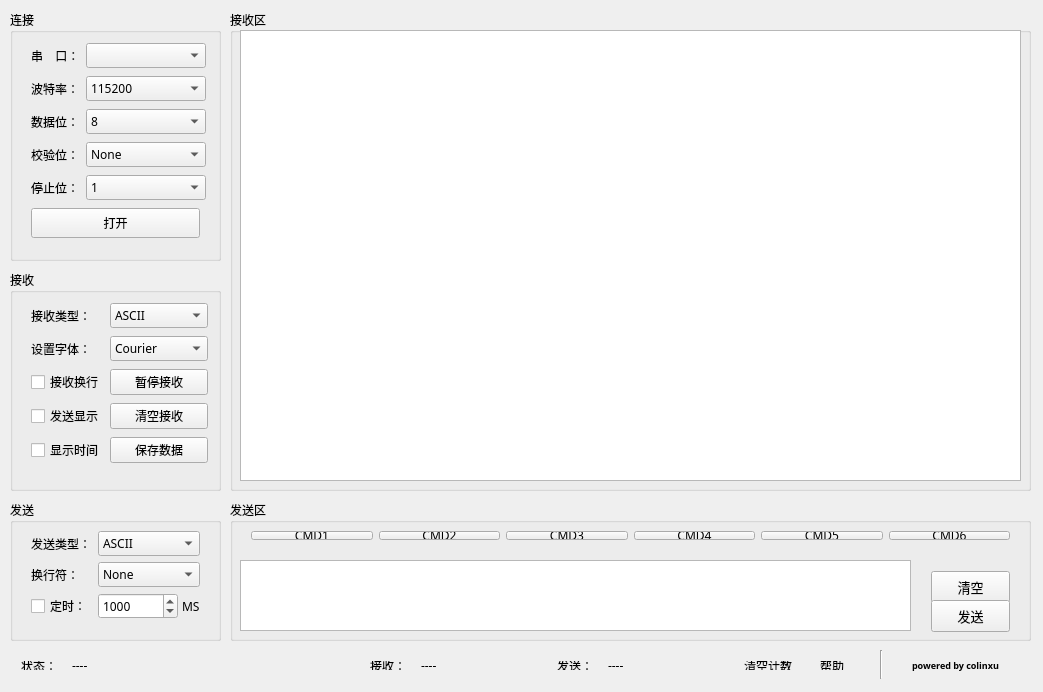
<?xml version="1.0" encoding="UTF-8"?>
<ui version="4.0">
 <class>UpperMain</class>
 <widget class="QMainWindow" name="UpperMain">
  <property name="geometry">
   <rect>
    <x>0</x>
    <y>0</y>
    <width>1043</width>
    <height>692</height>
   </rect>
  </property>
  <property name="windowTitle">
   <string>上位机</string>
  </property>
  <widget class="QWidget" name="centralwidget">
   <widget class="QGroupBox" name="groupBox">
    <property name="geometry">
     <rect>
      <x>10</x>
      <y>10</y>
      <width>211</width>
      <height>251</height>
     </rect>
    </property>
    <property name="font">
     <font>
      <family>等线</family>
      <weight>50</weight>
      <bold>false</bold>
     </font>
    </property>
    <property name="toolTip">
     <string notr="true"/>
    </property>
    <property name="statusTip">
     <string notr="true"/>
    </property>
    <property name="whatsThis">
     <string notr="true"/>
    </property>
    <property name="accessibleName">
     <string notr="true"/>
    </property>
    <property name="accessibleDescription">
     <string notr="true"/>
    </property>
    <property name="title">
     <string>连接</string>
    </property>
    <widget class="QWidget" name="layoutWidget">
     <property name="geometry">
      <rect>
       <x>10</x>
       <y>20</y>
       <width>191</width>
       <height>221</height>
      </rect>
     </property>
     <layout class="QGridLayout" name="gridLayout">
      <item row="3" column="0">
       <widget class="QLabel" name="label_6">
        <property name="font">
         <font>
          <pointsize>9</pointsize>
         </font>
        </property>
        <property name="text">
         <string>校验位：</string>
        </property>
       </widget>
      </item>
      <item row="4" column="0">
       <widget class="QLabel" name="label_4">
        <property name="font">
         <font>
          <pointsize>9</pointsize>
         </font>
        </property>
        <property name="text">
         <string>停止位：</string>
        </property>
       </widget>
      </item>
      <item row="3" column="1">
       <widget class="QComboBox" name="parityBitOpt">
        <property name="minimumSize">
         <size>
          <width>120</width>
          <height>25</height>
         </size>
        </property>
        <item>
         <property name="text">
          <string>None</string>
         </property>
        </item>
        <item>
         <property name="text">
          <string notr="true">Odd</string>
         </property>
        </item>
        <item>
         <property name="text">
          <string>Even</string>
         </property>
        </item>
        <item>
         <property name="text">
          <string>Mark</string>
         </property>
        </item>
       </widget>
      </item>
      <item row="4" column="1">
       <widget class="QComboBox" name="stopBitOpt">
        <property name="minimumSize">
         <size>
          <width>120</width>
          <height>25</height>
         </size>
        </property>
        <item>
         <property name="text">
          <string>1</string>
         </property>
        </item>
        <item>
         <property name="text">
          <string>1.5</string>
         </property>
        </item>
        <item>
         <property name="text">
          <string>2</string>
         </property>
        </item>
       </widget>
      </item>
      <item row="2" column="0">
       <widget class="QLabel" name="label_3">
        <property name="font">
         <font>
          <pointsize>9</pointsize>
         </font>
        </property>
        <property name="text">
         <string>数据位：</string>
        </property>
       </widget>
      </item>
      <item row="2" column="1">
       <widget class="QComboBox" name="dataBitOpt">
        <property name="minimumSize">
         <size>
          <width>120</width>
          <height>25</height>
         </size>
        </property>
        <property name="toolTip">
         <string notr="true"/>
        </property>
        <property name="statusTip">
         <string notr="true"/>
        </property>
        <property name="whatsThis">
         <string notr="true"/>
        </property>
        <property name="accessibleName">
         <string notr="true"/>
        </property>
        <property name="accessibleDescription">
         <string notr="true"/>
        </property>
        <property name="editable">
         <bool>false</bool>
        </property>
        <property name="sizeAdjustPolicy">
         <enum>QComboBox::AdjustToMinimumContentsLength</enum>
        </property>
        <item>
         <property name="text">
          <string>8</string>
         </property>
        </item>
        <item>
         <property name="text">
          <string>7</string>
         </property>
        </item>
        <item>
         <property name="text">
          <string>6</string>
         </property>
        </item>
        <item>
         <property name="text">
          <string>5</string>
         </property>
        </item>
       </widget>
      </item>
      <item row="0" column="1">
       <widget class="QComboBox" name="comNumOpt">
        <property name="minimumSize">
         <size>
          <width>120</width>
          <height>25</height>
         </size>
        </property>
       </widget>
      </item>
      <item row="1" column="0">
       <widget class="QLabel" name="label_2">
        <property name="font">
         <font>
          <pointsize>9</pointsize>
         </font>
        </property>
        <property name="text">
         <string>波特率：</string>
        </property>
       </widget>
      </item>
      <item row="0" column="0">
       <widget class="QLabel" name="label">
        <property name="font">
         <font>
          <pointsize>9</pointsize>
         </font>
        </property>
        <property name="text">
         <string>串    口：</string>
        </property>
       </widget>
      </item>
      <item row="1" column="1">
       <widget class="QComboBox" name="baudRateOpt">
        <property name="minimumSize">
         <size>
          <width>120</width>
          <height>25</height>
         </size>
        </property>
        <item>
         <property name="text">
          <string>115200</string>
         </property>
        </item>
        <item>
         <property name="text">
          <string>56000</string>
         </property>
        </item>
        <item>
         <property name="text">
          <string>38400</string>
         </property>
        </item>
        <item>
         <property name="text">
          <string>19200</string>
         </property>
        </item>
        <item>
         <property name="text">
          <string>14400</string>
         </property>
        </item>
        <item>
         <property name="text">
          <string>9600</string>
         </property>
        </item>
        <item>
         <property name="text">
          <string>4800</string>
         </property>
        </item>
       </widget>
      </item>
      <item row="5" column="0" colspan="2">
       <widget class="QPushButton" name="openBtn">
        <property name="minimumSize">
         <size>
          <width>0</width>
          <height>30</height>
         </size>
        </property>
        <property name="text">
         <string>打开</string>
        </property>
       </widget>
      </item>
     </layout>
    </widget>
   </widget>
   <widget class="QGroupBox" name="rxConfAera">
    <property name="enabled">
     <bool>true</bool>
    </property>
    <property name="geometry">
     <rect>
      <x>10</x>
      <y>270</y>
      <width>211</width>
      <height>221</height>
     </rect>
    </property>
    <property name="font">
     <font>
      <family>等线</family>
     </font>
    </property>
    <property name="title">
     <string>接收</string>
    </property>
    <widget class="QWidget" name="layoutWidget">
     <property name="geometry">
      <rect>
       <x>10</x>
       <y>20</y>
       <width>192</width>
       <height>191</height>
      </rect>
     </property>
     <layout class="QGridLayout" name="gridLayout_2">
      <item row="0" column="1">
       <widget class="QComboBox" name="rxTypeOpt">
        <property name="minimumSize">
         <size>
          <width>98</width>
          <height>25</height>
         </size>
        </property>
        <property name="maximumSize">
         <size>
          <width>95</width>
          <height>16777215</height>
         </size>
        </property>
        <item>
         <property name="text">
          <string>ASCII</string>
         </property>
        </item>
        <item>
         <property name="text">
          <string>HEX</string>
         </property>
        </item>
       </widget>
      </item>
      <item row="0" column="0">
       <widget class="QLabel" name="label_5">
        <property name="maximumSize">
         <size>
          <width>85</width>
          <height>16777215</height>
         </size>
        </property>
        <property name="text">
         <string>接收类型：</string>
        </property>
       </widget>
      </item>
      <item row="4" column="0">
       <widget class="QCheckBox" name="rxShowTimeCkb">
        <property name="maximumSize">
         <size>
          <width>85</width>
          <height>16777215</height>
         </size>
        </property>
        <property name="text">
         <string>显示时间</string>
        </property>
       </widget>
      </item>
      <item row="3" column="0">
       <widget class="QCheckBox" name="rxEchoTxCkb">
        <property name="maximumSize">
         <size>
          <width>85</width>
          <height>16777215</height>
         </size>
        </property>
        <property name="text">
         <string>发送显示</string>
        </property>
       </widget>
      </item>
      <item row="2" column="0">
       <widget class="QCheckBox" name="rxAutoNewlineCkb">
        <property name="maximumSize">
         <size>
          <width>85</width>
          <height>16777215</height>
         </size>
        </property>
        <property name="text">
         <string>接收换行</string>
        </property>
       </widget>
      </item>
      <item row="1" column="1">
       <widget class="QFontComboBox" name="fontComboBox">
        <property name="enabled">
         <bool>true</bool>
        </property>
        <property name="minimumSize">
         <size>
          <width>98</width>
          <height>25</height>
         </size>
        </property>
        <property name="maximumSize">
         <size>
          <width>95</width>
          <height>16777215</height>
         </size>
        </property>
        <property name="editable">
         <bool>false</bool>
        </property>
        <property name="sizeAdjustPolicy">
         <enum>QComboBox::AdjustToContents</enum>
        </property>
        <property name="writingSystem">
         <enum>QFontDatabase::Any</enum>
        </property>
        <property name="fontFilters">
         <set>QFontComboBox::MonospacedFonts</set>
        </property>
       </widget>
      </item>
      <item row="4" column="1">
       <widget class="QPushButton" name="rxSaveBtn">
        <property name="minimumSize">
         <size>
          <width>98</width>
          <height>0</height>
         </size>
        </property>
        <property name="maximumSize">
         <size>
          <width>95</width>
          <height>16777215</height>
         </size>
        </property>
        <property name="text">
         <string>保存数据</string>
        </property>
       </widget>
      </item>
      <item row="3" column="1">
       <widget class="QPushButton" name="rxClearBtn">
        <property name="minimumSize">
         <size>
          <width>98</width>
          <height>0</height>
         </size>
        </property>
        <property name="maximumSize">
         <size>
          <width>95</width>
          <height>16777215</height>
         </size>
        </property>
        <property name="text">
         <string>清空接收</string>
        </property>
       </widget>
      </item>
      <item row="2" column="1">
       <widget class="QPushButton" name="rxPauseBtn">
        <property name="minimumSize">
         <size>
          <width>98</width>
          <height>0</height>
         </size>
        </property>
        <property name="maximumSize">
         <size>
          <width>95</width>
          <height>16777215</height>
         </size>
        </property>
        <property name="text">
         <string>暂停接收</string>
        </property>
       </widget>
      </item>
      <item row="1" column="0">
       <widget class="QLabel" name="label_11">
        <property name="maximumSize">
         <size>
          <width>85</width>
          <height>16777215</height>
         </size>
        </property>
        <property name="text">
         <string>设置字体：</string>
        </property>
       </widget>
      </item>
     </layout>
    </widget>
   </widget>
   <widget class="QGroupBox" name="txConfAera">
    <property name="geometry">
     <rect>
      <x>10</x>
      <y>500</y>
      <width>211</width>
      <height>141</height>
     </rect>
    </property>
    <property name="font">
     <font>
      <family>等线</family>
     </font>
    </property>
    <property name="title">
     <string>发送</string>
    </property>
    <widget class="QWidget" name="layoutWidget_2">
     <property name="geometry">
      <rect>
       <x>10</x>
       <y>20</y>
       <width>191</width>
       <height>111</height>
      </rect>
     </property>
     <property name="minimumSize">
      <size>
       <width>98</width>
       <height>0</height>
      </size>
     </property>
     <layout class="QGridLayout" name="gridLayout_3">
      <item row="0" column="1">
       <widget class="QComboBox" name="txTypeOpt">
        <property name="minimumSize">
         <size>
          <width>93</width>
          <height>25</height>
         </size>
        </property>
        <item>
         <property name="text">
          <string>ASCII</string>
         </property>
        </item>
        <item>
         <property name="text">
          <string>HEX</string>
         </property>
        </item>
       </widget>
      </item>
      <item row="0" column="0">
       <widget class="QLabel" name="label_7">
        <property name="minimumSize">
         <size>
          <width>0</width>
          <height>0</height>
         </size>
        </property>
        <property name="maximumSize">
         <size>
          <width>70</width>
          <height>16777215</height>
         </size>
        </property>
        <property name="text">
         <string>发送类型：</string>
        </property>
       </widget>
      </item>
      <item row="1" column="1">
       <widget class="QComboBox" name="txNewlineTypeOpt">
        <property name="minimumSize">
         <size>
          <width>93</width>
          <height>25</height>
         </size>
        </property>
        <item>
         <property name="text">
          <string>None</string>
         </property>
        </item>
        <item>
         <property name="text">
          <string>\r\n(CRLF)</string>
         </property>
        </item>
        <item>
         <property name="text">
          <string>\r(CR)</string>
         </property>
        </item>
        <item>
         <property name="text">
          <string>\n(LF)</string>
         </property>
        </item>
       </widget>
      </item>
      <item row="2" column="1">
       <layout class="QHBoxLayout" name="horizontalLayout">
        <item>
         <widget class="QSpinBox" name="txTimerCountSpb">
          <property name="minimumSize">
           <size>
            <width>80</width>
            <height>0</height>
           </size>
          </property>
          <property name="prefix">
           <string/>
          </property>
          <property name="minimum">
           <number>0</number>
          </property>
          <property name="maximum">
           <number>999999</number>
          </property>
          <property name="singleStep">
           <number>10</number>
          </property>
          <property name="value">
           <number>1000</number>
          </property>
          <property name="displayIntegerBase">
           <number>10</number>
          </property>
         </widget>
        </item>
        <item>
         <widget class="QLabel" name="label_8">
          <property name="text">
           <string>MS</string>
          </property>
         </widget>
        </item>
       </layout>
      </item>
      <item row="1" column="0">
       <widget class="QLabel" name="label_9">
        <property name="maximumSize">
         <size>
          <width>70</width>
          <height>16777215</height>
         </size>
        </property>
        <property name="text">
         <string>换行符：</string>
        </property>
       </widget>
      </item>
      <item row="2" column="0">
       <widget class="QCheckBox" name="txTimerCkb">
        <property name="maximumSize">
         <size>
          <width>70</width>
          <height>16777215</height>
         </size>
        </property>
        <property name="text">
         <string>定时：</string>
        </property>
       </widget>
      </item>
     </layout>
    </widget>
   </widget>
   <widget class="QGroupBox" name="rxDataAera">
    <property name="geometry">
     <rect>
      <x>230</x>
      <y>10</y>
      <width>801</width>
      <height>481</height>
     </rect>
    </property>
    <property name="font">
     <font>
      <family>等线</family>
     </font>
    </property>
    <property name="title">
     <string>接收区</string>
    </property>
    <widget class="QTextBrowser" name="rxText">
     <property name="geometry">
      <rect>
       <x>10</x>
       <y>20</y>
       <width>781</width>
       <height>451</height>
      </rect>
     </property>
     <property name="font">
      <font>
       <family>Consolas</family>
      </font>
     </property>
     <property name="html">
      <string>&lt;!DOCTYPE HTML PUBLIC &quot;-//W3C//DTD HTML 4.0//EN&quot; &quot;http://www.w3.org/TR/REC-html40/strict.dtd&quot;&gt;
&lt;html&gt;&lt;head&gt;&lt;meta name=&quot;qrichtext&quot; content=&quot;1&quot; /&gt;&lt;style type=&quot;text/css&quot;&gt;
p, li { white-space: pre-wrap; }
&lt;/style&gt;&lt;/head&gt;&lt;body style=&quot; font-family:'Consolas'; font-size:9pt; font-weight:400; font-style:normal;&quot;&gt;
&lt;p style=&quot;-qt-paragraph-type:empty; margin-top:0px; margin-bottom:0px; margin-left:0px; margin-right:0px; -qt-block-indent:0; text-indent:0px; font-family:'等线';&quot;&gt;&lt;br /&gt;&lt;/p&gt;&lt;/body&gt;&lt;/html&gt;</string>
     </property>
    </widget>
   </widget>
   <widget class="QGroupBox" name="txAera">
    <property name="geometry">
     <rect>
      <x>230</x>
      <y>500</y>
      <width>801</width>
      <height>141</height>
     </rect>
    </property>
    <property name="font">
     <font>
      <family>等线</family>
     </font>
    </property>
    <property name="title">
     <string>发送区</string>
    </property>
    <widget class="QPlainTextEdit" name="txText">
     <property name="geometry">
      <rect>
       <x>10</x>
       <y>60</y>
       <width>671</width>
       <height>71</height>
      </rect>
     </property>
    </widget>
    <widget class="QWidget" name="layoutWidget">
     <property name="geometry">
      <rect>
       <x>690</x>
       <y>60</y>
       <width>101</width>
       <height>73</height>
      </rect>
     </property>
     <layout class="QVBoxLayout" name="verticalLayout">
      <item>
       <widget class="QPushButton" name="txClearBtn">
        <property name="minimumSize">
         <size>
          <width>0</width>
          <height>32</height>
         </size>
        </property>
        <property name="font">
         <font>
          <pointsize>10</pointsize>
         </font>
        </property>
        <property name="text">
         <string>清空</string>
        </property>
       </widget>
      </item>
      <item>
       <widget class="QPushButton" name="txSendBtn">
        <property name="minimumSize">
         <size>
          <width>0</width>
          <height>32</height>
         </size>
        </property>
        <property name="font">
         <font>
          <pointsize>10</pointsize>
          <weight>50</weight>
          <bold>false</bold>
         </font>
        </property>
        <property name="text">
         <string>发送</string>
        </property>
        <property name="shortcut">
         <string>Return</string>
        </property>
       </widget>
      </item>
     </layout>
    </widget>
    <widget class="QWidget" name="layoutWidget">
     <property name="geometry">
      <rect>
       <x>10</x>
       <y>20</y>
       <width>781</width>
       <height>31</height>
      </rect>
     </property>
     <layout class="QGridLayout" name="gridLayout_4">
      <item row="0" column="3">
       <widget class="DoubleClickedButton" name="cmd4">
        <property name="text">
         <string>CMD4</string>
        </property>
        <property name="shortcut">
         <string>4</string>
        </property>
       </widget>
      </item>
      <item row="0" column="1">
       <widget class="DoubleClickedButton" name="cmd2">
        <property name="text">
         <string>CMD2</string>
        </property>
        <property name="shortcut">
         <string>2</string>
        </property>
       </widget>
      </item>
      <item row="0" column="0">
       <widget class="DoubleClickedButton" name="cmd1">
        <property name="text">
         <string>CMD1</string>
        </property>
        <property name="shortcut">
         <string>1</string>
        </property>
       </widget>
      </item>
      <item row="0" column="2">
       <widget class="DoubleClickedButton" name="cmd3">
        <property name="text">
         <string>CMD3</string>
        </property>
        <property name="shortcut">
         <string>3</string>
        </property>
       </widget>
      </item>
      <item row="0" column="4">
       <widget class="DoubleClickedButton" name="cmd5">
        <property name="text">
         <string>CMD5</string>
        </property>
        <property name="shortcut">
         <string>5</string>
        </property>
       </widget>
      </item>
      <item row="0" column="5">
       <widget class="DoubleClickedButton" name="cmd6">
        <property name="text">
         <string>CMD6</string>
        </property>
       </widget>
      </item>
     </layout>
    </widget>
   </widget>
   <widget class="MyLabel" name="aboutMe">
    <property name="geometry">
     <rect>
      <x>880</x>
      <y>650</y>
      <width>151</width>
      <height>31</height>
     </rect>
    </property>
    <property name="font">
     <font>
      <family>mononoki</family>
      <pointsize>7</pointsize>
      <weight>75</weight>
      <italic>false</italic>
      <bold>true</bold>
     </font>
    </property>
    <property name="text">
     <string>powered by colinxu</string>
    </property>
    <property name="textFormat">
     <enum>Qt::AutoText</enum>
    </property>
    <property name="alignment">
     <set>Qt::AlignCenter</set>
    </property>
   </widget>
   <widget class="Line" name="line">
    <property name="geometry">
     <rect>
      <x>880</x>
      <y>650</y>
      <width>2</width>
      <height>29</height>
     </rect>
    </property>
    <property name="orientation">
     <enum>Qt::Vertical</enum>
    </property>
   </widget>
   <widget class="QWidget" name="layoutWidget">
    <property name="geometry">
     <rect>
      <x>10</x>
      <y>650</y>
      <width>861</width>
      <height>31</height>
     </rect>
    </property>
    <layout class="QHBoxLayout" name="horizontalLayout_2">
     <item>
      <widget class="QLabel" name="label_10">
       <property name="minimumSize">
        <size>
         <width>45</width>
         <height>0</height>
        </size>
       </property>
       <property name="maximumSize">
        <size>
         <width>45</width>
         <height>16777215</height>
        </size>
       </property>
       <property name="font">
        <font>
         <family>等线</family>
        </font>
       </property>
       <property name="text">
        <string>状态：</string>
       </property>
       <property name="openExternalLinks">
        <bool>false</bool>
       </property>
      </widget>
     </item>
     <item>
      <widget class="QLabel" name="comState">
       <property name="minimumSize">
        <size>
         <width>220</width>
         <height>0</height>
        </size>
       </property>
       <property name="maximumSize">
        <size>
         <width>200</width>
         <height>16777215</height>
        </size>
       </property>
       <property name="font">
        <font>
         <family>等线</family>
        </font>
       </property>
       <property name="text">
        <string>----</string>
       </property>
      </widget>
     </item>
     <item>
      <spacer name="horizontalSpacer">
       <property name="orientation">
        <enum>Qt::Horizontal</enum>
       </property>
       <property name="sizeHint" stdset="0">
        <size>
         <width>40</width>
         <height>20</height>
        </size>
       </property>
      </spacer>
     </item>
     <item>
      <widget class="QLabel" name="label_12">
       <property name="minimumSize">
        <size>
         <width>45</width>
         <height>0</height>
        </size>
       </property>
       <property name="maximumSize">
        <size>
         <width>45</width>
         <height>16777215</height>
        </size>
       </property>
       <property name="font">
        <font>
         <family>等线</family>
        </font>
       </property>
       <property name="text">
        <string>接收：</string>
       </property>
      </widget>
     </item>
     <item>
      <widget class="QLabel" name="rxBitCountNum">
       <property name="minimumSize">
        <size>
         <width>130</width>
         <height>0</height>
        </size>
       </property>
       <property name="maximumSize">
        <size>
         <width>100</width>
         <height>16777215</height>
        </size>
       </property>
       <property name="font">
        <font>
         <family>等线</family>
        </font>
       </property>
       <property name="text">
        <string>----</string>
       </property>
      </widget>
     </item>
     <item>
      <widget class="QLabel" name="label_13">
       <property name="minimumSize">
        <size>
         <width>45</width>
         <height>0</height>
        </size>
       </property>
       <property name="maximumSize">
        <size>
         <width>45</width>
         <height>16777215</height>
        </size>
       </property>
       <property name="font">
        <font>
         <family>等线</family>
        </font>
       </property>
       <property name="text">
        <string>发送：</string>
       </property>
      </widget>
     </item>
     <item>
      <widget class="QLabel" name="txBitCountNum">
       <property name="minimumSize">
        <size>
         <width>130</width>
         <height>0</height>
        </size>
       </property>
       <property name="maximumSize">
        <size>
         <width>100</width>
         <height>16777215</height>
        </size>
       </property>
       <property name="font">
        <font>
         <family>等线</family>
        </font>
       </property>
       <property name="text">
        <string>----</string>
       </property>
      </widget>
     </item>
     <item>
      <widget class="MyLabel" name="rxTxCountClear">
       <property name="minimumSize">
        <size>
         <width>70</width>
         <height>0</height>
        </size>
       </property>
       <property name="maximumSize">
        <size>
         <width>80</width>
         <height>16777215</height>
        </size>
       </property>
       <property name="font">
        <font>
         <family>等线</family>
        </font>
       </property>
       <property name="text">
        <string>清空计数</string>
       </property>
       <property name="openExternalLinks">
        <bool>true</bool>
       </property>
      </widget>
     </item>
     <item>
      <widget class="MyLabel" name="help">
       <property name="minimumSize">
        <size>
         <width>40</width>
         <height>0</height>
        </size>
       </property>
       <property name="maximumSize">
        <size>
         <width>40</width>
         <height>16777215</height>
        </size>
       </property>
       <property name="font">
        <font>
         <family>等线</family>
        </font>
       </property>
       <property name="text">
        <string>帮助</string>
       </property>
      </widget>
     </item>
    </layout>
   </widget>
  </widget>
 </widget>
 <layoutdefault spacing="6" margin="11"/>
 <customwidgets>
  <customwidget>
   <class>DoubleClickedButton</class>
   <extends>QPushButton</extends>
   <header location="global">component/DoubleClickButton.h</header>
  </customwidget>
  <customwidget>
   <class>MyLabel</class>
   <extends>QLabel</extends>
   <header location="global">component/ClickLabel.h</header>
  </customwidget>
 </customwidgets>
 <resources/>
 <connections>
  <connection>
   <sender>txClearBtn</sender>
   <signal>clicked()</signal>
   <receiver>txText</receiver>
   <slot>clear()</slot>
   <hints>
    <hint type="sourcelabel">
     <x>771</x>
     <y>561</y>
    </hint>
    <hint type="destinationlabel">
     <x>723</x>
     <y>552</y>
    </hint>
   </hints>
  </connection>
  <connection>
   <sender>openBtn</sender>
   <signal>clicked()</signal>
   <receiver>UpperMain</receiver>
   <slot>com_open_clicked()</slot>
   <hints>
    <hint type="sourcelabel">
     <x>105</x>
     <y>244</y>
    </hint>
    <hint type="destinationlabel">
     <x>8</x>
     <y>248</y>
    </hint>
   </hints>
  </connection>
  <connection>
   <sender>txSendBtn</sender>
   <signal>clicked()</signal>
   <receiver>UpperMain</receiver>
   <slot>tx_send_clicked()</slot>
   <hints>
    <hint type="sourcelabel">
     <x>781</x>
     <y>630</y>
    </hint>
    <hint type="destinationlabel">
     <x>839</x>
     <y>638</y>
    </hint>
   </hints>
  </connection>
  <connection>
   <sender>fontComboBox</sender>
   <signal>currentFontChanged(QFont)</signal>
   <receiver>rxText</receiver>
   <slot>setCurrentFont(QFont)</slot>
   <hints>
    <hint type="sourcelabel">
     <x>210</x>
     <y>355</y>
    </hint>
    <hint type="destinationlabel">
     <x>336</x>
     <y>424</y>
    </hint>
   </hints>
  </connection>
  <connection>
   <sender>rxClearBtn</sender>
   <signal>clicked()</signal>
   <receiver>rxText</receiver>
   <slot>clear()</slot>
   <hints>
    <hint type="sourcelabel">
     <x>158</x>
     <y>418</y>
    </hint>
    <hint type="destinationlabel">
     <x>295</x>
     <y>406</y>
    </hint>
   </hints>
  </connection>
  <connection>
   <sender>rxSaveBtn</sender>
   <signal>clicked()</signal>
   <receiver>UpperMain</receiver>
   <slot>rx_data_save_clicked()</slot>
   <hints>
    <hint type="sourcelabel">
     <x>143</x>
     <y>451</y>
    </hint>
    <hint type="destinationlabel">
     <x>198</x>
     <y>491</y>
    </hint>
   </hints>
  </connection>
 </connections>
 <slots>
  <slot>rx_data_save_clicked()</slot>
  <slot>com_open_clicked()</slot>
  <slot>tx_send_clicked()</slot>
  <slot>history_item_clicked(QModelIndex)</slot>
 </slots>
</ui>
